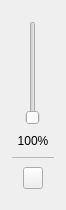
<?xml version="1.0" encoding="UTF-8"?>
<ui version="4.0">
 <class>DigiVolumeControl</class>
 <widget class="QWidget" name="DigiVolumeControl">
  <property name="geometry">
   <rect>
    <x>0</x>
    <y>0</y>
    <width>66</width>
    <height>210</height>
   </rect>
  </property>
  <property name="windowTitle">
   <string>Form</string>
  </property>
  <layout class="QGridLayout" name="gridLayout">
   <property name="leftMargin">
    <number>6</number>
   </property>
   <property name="topMargin">
    <number>6</number>
   </property>
   <property name="rightMargin">
    <number>6</number>
   </property>
   <property name="bottomMargin">
    <number>6</number>
   </property>
   <item row="0" column="0">
    <widget class="DigiBaseWidget" name="m_widget" native="true">
     <layout class="QVBoxLayout" name="verticalLayout">
      <property name="spacing">
       <number>9</number>
      </property>
      <property name="leftMargin">
       <number>6</number>
      </property>
      <property name="topMargin">
       <number>15</number>
      </property>
      <property name="rightMargin">
       <number>6</number>
      </property>
      <property name="bottomMargin">
       <number>15</number>
      </property>
      <item>
       <layout class="QHBoxLayout" name="horizontalLayout">
        <item>
         <spacer name="horizontalSpacer">
          <property name="orientation">
           <enum>Qt::Orientation::Horizontal</enum>
          </property>
          <property name="sizeHint" stdset="0">
           <size>
            <width>40</width>
            <height>20</height>
           </size>
          </property>
         </spacer>
        </item>
        <item>
         <widget class="DigiBaseSlider" name="m_pSliderVolume">
          <property name="orientation">
           <enum>Qt::Orientation::Vertical</enum>
          </property>
         </widget>
        </item>
        <item>
         <spacer name="horizontalSpacer_2">
          <property name="orientation">
           <enum>Qt::Orientation::Horizontal</enum>
          </property>
          <property name="sizeHint" stdset="0">
           <size>
            <width>40</width>
            <height>20</height>
           </size>
          </property>
         </spacer>
        </item>
       </layout>
      </item>
      <item>
       <widget class="DigiBaseLabel" name="m_pLabDigital">
        <property name="text">
         <string>100%</string>
        </property>
        <property name="alignment">
         <set>Qt::AlignmentFlag::AlignCenter</set>
        </property>
       </widget>
      </item>
      <item>
       <widget class="DigiBaseFrame" name="m_line">
        <property name="sizePolicy">
         <sizepolicy hsizetype="Preferred" vsizetype="Fixed">
          <horstretch>0</horstretch>
          <verstretch>0</verstretch>
         </sizepolicy>
        </property>
        <property name="minimumSize">
         <size>
          <width>0</width>
          <height>1</height>
         </size>
        </property>
        <property name="maximumSize">
         <size>
          <width>16777215</width>
          <height>1</height>
         </size>
        </property>
        <property name="frameShape">
         <enum>QFrame::Shape::StyledPanel</enum>
        </property>
        <property name="frameShadow">
         <enum>QFrame::Shadow::Raised</enum>
        </property>
       </widget>
      </item>
      <item>
       <layout class="QHBoxLayout" name="horizontalLayout_2">
        <item>
         <spacer name="horizontalSpacer_3">
          <property name="orientation">
           <enum>Qt::Orientation::Horizontal</enum>
          </property>
          <property name="sizeHint" stdset="0">
           <size>
            <width>40</width>
            <height>20</height>
           </size>
          </property>
         </spacer>
        </item>
        <item>
         <widget class="DigiSvgPushBtn" name="m_pBtnSound">
          <property name="sizePolicy">
           <sizepolicy hsizetype="Minimum" vsizetype="Minimum">
            <horstretch>0</horstretch>
            <verstretch>0</verstretch>
           </sizepolicy>
          </property>
          <property name="minimumSize">
           <size>
            <width>20</width>
            <height>20</height>
           </size>
          </property>
          <property name="text">
           <string/>
          </property>
         </widget>
        </item>
        <item>
         <spacer name="horizontalSpacer_4">
          <property name="orientation">
           <enum>Qt::Orientation::Horizontal</enum>
          </property>
          <property name="sizeHint" stdset="0">
           <size>
            <width>40</width>
            <height>20</height>
           </size>
          </property>
         </spacer>
        </item>
       </layout>
      </item>
     </layout>
    </widget>
   </item>
  </layout>
 </widget>
 <customwidgets>
  <customwidget>
   <class>DigiBaseLabel</class>
   <extends>QLabel</extends>
   <header location="global">BaseUI/digibaselabel.h</header>
  </customwidget>
  <customwidget>
   <class>DigiBaseSlider</class>
   <extends>QSlider</extends>
   <header location="global">BaseUI/digibaseslider.h</header>
  </customwidget>
  <customwidget>
   <class>DigiSvgPushBtn</class>
   <extends>QPushButton</extends>
   <header location="global">BaseUI/digisvgpushbtn.h</header>
  </customwidget>
  <customwidget>
   <class>DigiBaseWidget</class>
   <extends>QWidget</extends>
   <header location="global">BaseUI/digibasewidget.h</header>
   <container>1</container>
  </customwidget>
  <customwidget>
   <class>DigiBaseFrame</class>
   <extends>QFrame</extends>
   <header location="global">BaseUI/digibaseframe.h</header>
   <container>1</container>
  </customwidget>
 </customwidgets>
 <resources/>
 <connections/>
</ui>
